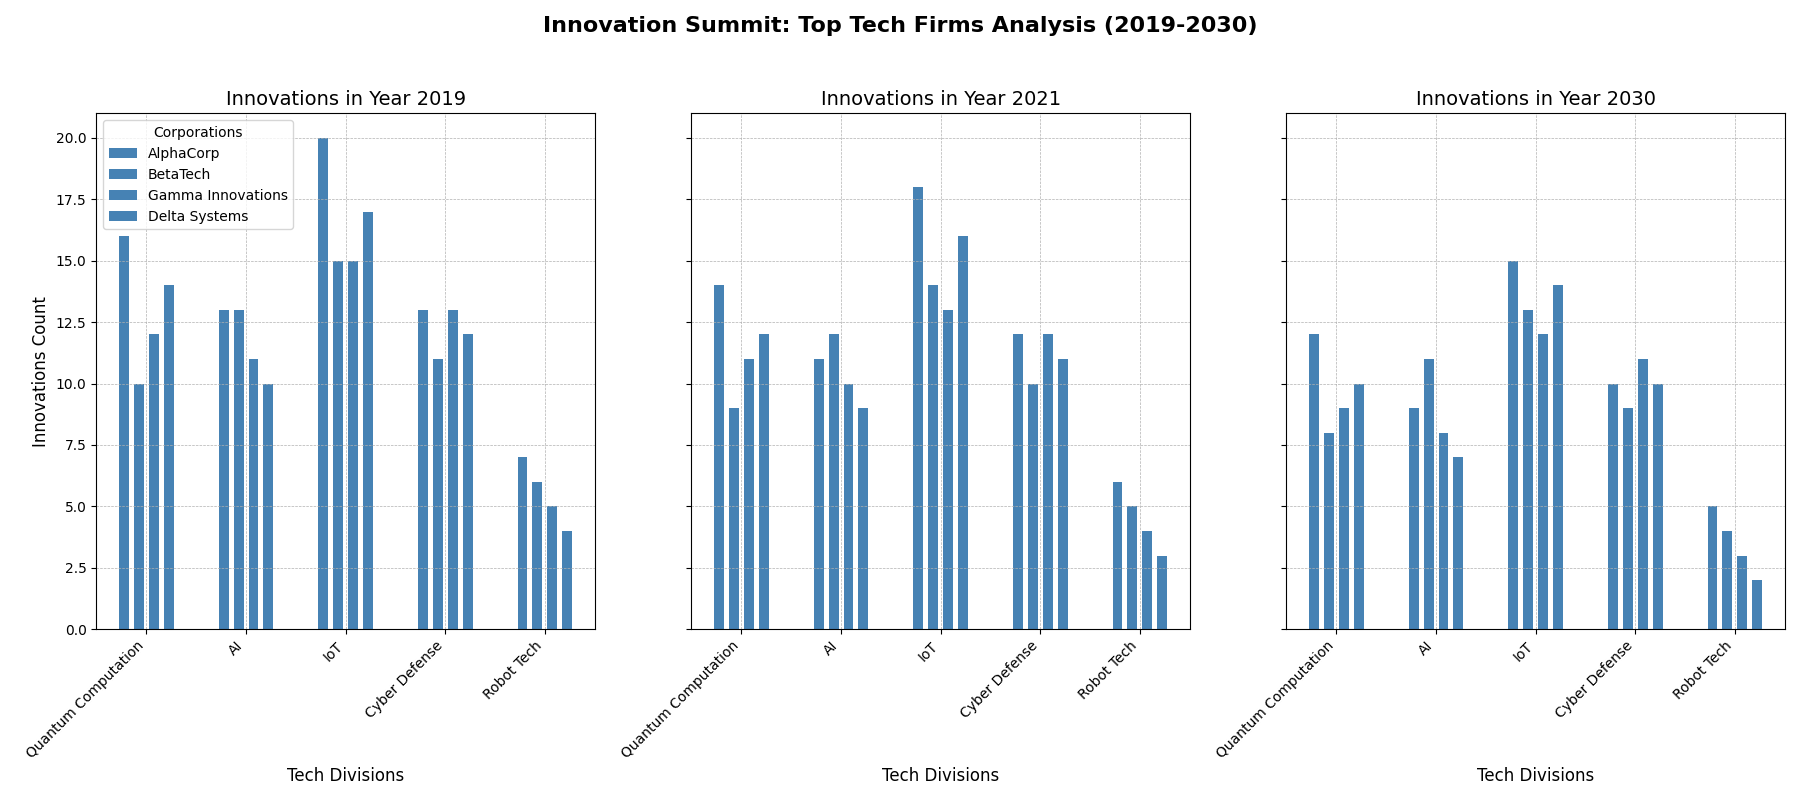

This chart was generated by the following Python code:
import matplotlib.pyplot as plt
import numpy as np

companies = ['AlphaCorp', 'BetaTech', 'Gamma Innovations', 'Delta Systems']
years = ['2030', '2021', '2019']  # Randomly altered years
categories = ['Quantum Computation', 'AI', 'IoT', 'Cyber Defense', 'Robot Tech']  # Altered category labels

innovations = np.array([
    [12, 9, 15, 10, 5],    # AlphaCorp 2020
    [8, 11, 13, 9, 4],     # BetaTech 2020
    [9, 8, 12, 11, 3],     # Gamma Innovations 2020
    [10, 7, 14, 10, 2],    # Delta Systems 2020
    [14, 11, 18, 12, 6],   # AlphaCorp 2021
    [9, 12, 14, 10, 5],    # BetaTech 2021
    [11, 10, 13, 12, 4],   # Gamma Innovations 2021
    [12, 9, 16, 11, 3],    # Delta Systems 2021
    [16, 13, 20, 13, 7],   # AlphaCorp 2022
    [10, 13, 15, 11, 6],   # BetaTech 2022
    [12, 11, 15, 13, 5],   # Gamma Innovations 2022
    [14, 10, 17, 12, 4]    # Delta Systems 2022
])

fig, axes = plt.subplots(1, 3, figsize=(18, 8), sharey=True)

single_color = '#4682B4'

for original_index, new_index in zip([0, 1, 2], [2, 1, 0]):
    year_data = innovations[new_index * len(companies):(new_index + 1) * len(companies)]
    x = np.arange(len(categories))

    for j in range(len(companies)):
        axes[original_index].bar(x + j * 0.15, year_data[j], width=0.1, color=single_color, align='center', label=companies[j] if original_index == 0 else "")

    axes[original_index].set_title(f"Innovations in Year {years[new_index]}", fontsize=14)  # Altered title text
    axes[original_index].set_xlabel("Tech Divisions", fontsize=12)  # Altered x-axis label text
    axes[original_index].set_xticks(x + 0.225)
    axes[original_index].set_xticklabels(categories, rotation=45, ha='right')
    axes[original_index].grid(True, linestyle='--', linewidth=0.5)

axes[0].set_ylabel("Innovations Count", fontsize=12)  # Altered y-axis label
axes[0].legend(loc='upper left', fontsize=10, title='Corporations')  # Altered legend title text

fig.suptitle("Innovation Summit: Top Tech Firms Analysis (2019-2030)", fontsize=16, fontweight='bold')  # Altered super title text
plt.tight_layout(rect=[0, 0, 1, 0.95])

plt.show()
